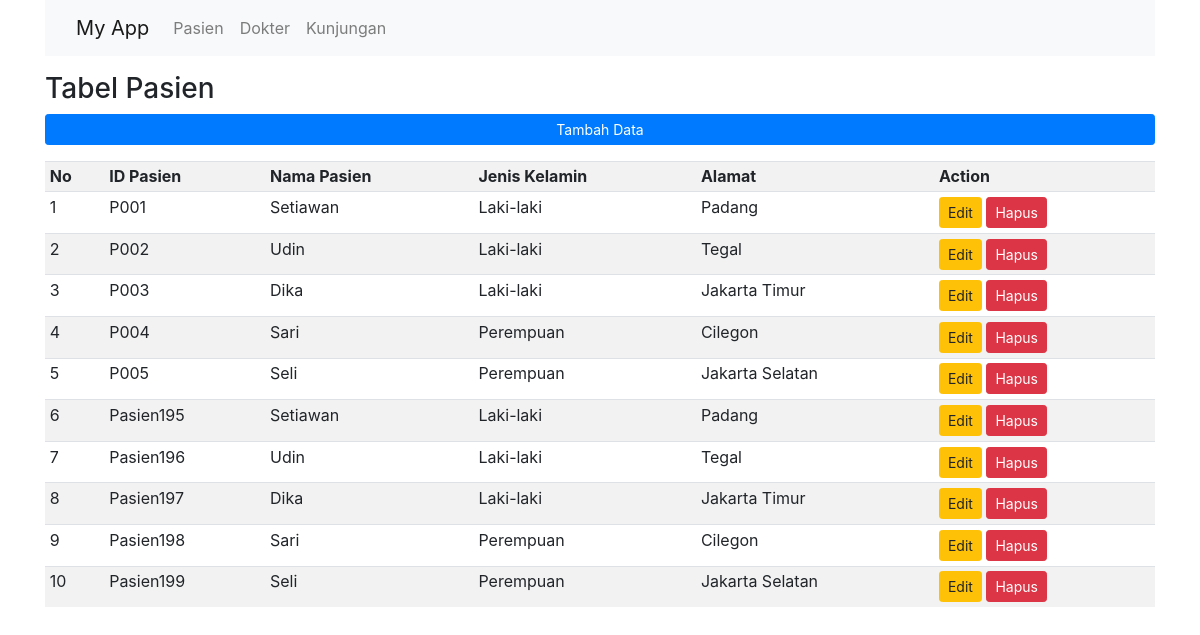
Page /controller_pasien.php on the committed database.
### tables this page shows
CREATE TABLE `pasien` (
  `idPasien` varchar(50) NOT NULL,
  `nmPasien` varchar(50) NOT NULL,
  `jk` char(15) NOT NULL,
  `alamat` varchar(255) NOT NULL
);

### controller_pasien.php (called while the page is built)
<?php
include 'model_pasien.php';
$isiTabelPasien = getTabelPasien();
include 'view_pasien.php';

### model_pasien.php (called while the page is built)
<?php
function koneksi() {
    $dbhost = "localhost";
    $dbuser = "root";
    $dbpass = "";
    $dbname = "rumah_sakit";
    return mysqli_connect($dbhost, $dbuser, $dbpass, $dbname);
}
function getTabelPasien() {
    $link = koneksi();
    $query = "SELECT * FROM pasien";
    $result = mysqli_query($link, $query);
    $hasil = mysqli_fetch_all($result, MYSQLI_ASSOC);
    return $hasil;
}
?>

### view_pasien.php (the view, shortened to what this page needs)
<html>
<head>
   <link rel="stylesheet" href="https://cdn.jsdelivr.net/npm/bootstrap@4.1.3/dist/css/bootstrap.min.css"
>
</head>
<body>
   <div class="container">
       <nav class="navbar navbar-expand-lg navbar-light bg-light">
           <div class="container-fluid">
               <a href="pasien.php" class="navbar-brand">My App</a>
               <div class="collapse navbar-collapse" id="navbarSupportedContent">
                   <ul class="navbar-nav me-auto mb-2 mb-lg-0">
                       <li class="nav-item">
                           <a href="index.php" class="nav-link" aria-current="page">Pasien</a>
                       </li>
                       <li class="nav-item">
                           <a href="controller_dokter.php" class="nav-link" aria-current="page">Dokter</a>
                       </li>
                       <li class="nav-item">
                           <a href="controller_kunjungan.php" class="nav-link" aria-current="page">Kunjungan</a>
                       </li>
                   </ul>
               </div>
           </div>
       </nav>
       <div class="row mt-3">
           <div class="col-sm">
               <h3>Tabel Pasien</h3>
           </div>
       </div>
       <div class="row">
           <div class="col">
               <a href="tambahpasien.php" class="btn btn-primary btn-sm d-flex justify-content-center">Tambah Data</a>
           </div>
       </div>
       <div class="row mt-3">
           <div class="col">
               <table class="table table-striped table-hover table-sm">
                   <tr>
                       <th>No</th>
                       <th>ID Pasien</th>
                       <th>Nama Pasien</th>
                       <th>Jenis Kelamin</th>
                       <th>Alamat</th>
                       <th>Action</th>
                   </tr>
                   <?php
                   $no = 1;
                   foreach ($isiTabelPasien as $data) {
                   ?>
                       <tr>
                           <td><?= $no++; ?></td>
                           <td><?= $data['idPasien']; ?></td>
                           <td><?= $data['nmPasien']; ?></td>
                           <td><?= $data['jk']; ?></td>
                           <td><?= $data['alamat']; ?></td>
                           <td>
                               <a href="editpasien.php?edit=<?= $data['idPasien']; ?>" class="btn btn-warning btn-sm">Edit</a>
                               <a href="koneksi.php?idPasien=<?= $data['idPasien']; ?>" class="btn btn-danger btn-sm">Hapus</a>
                           </td>
                       </tr>
                   <?php } ?>
               </table>
           </div>
       </div>
   </div>
</body>
</html>

### rows in the picture
pasien: idPasien "P001", nmPasien "Setiawan", jk "Laki-laki", alamat "Padang"
pasien: idPasien "P002", nmPasien "Udin", jk "Laki-laki", alamat "Tegal"
pasien: idPasien "P003", nmPasien "Dika", jk "Laki-laki", alamat "Jakarta Timur"
pasien: idPasien "P004", nmPasien "Sari", jk "Perempuan", alamat "Cilegon"
pasien: idPasien "P005", nmPasien "Seli", jk "Perempuan", alamat "Jakarta Selatan"
pasien: idPasien "Pasien195", nmPasien "Setiawan", jk "Laki-laki", alamat "Padang"
pasien: idPasien "Pasien196", nmPasien "Udin", jk "Laki-laki", alamat "Tegal"
pasien: idPasien "Pasien197", nmPasien "Dika", jk "Laki-laki", alamat "Jakarta Timur"
pasien: idPasien "Pasien198", nmPasien "Sari", jk "Perempuan", alamat "Cilegon"
pasien: idPasien "Pasien199", nmPasien "Seli", jk "Perempuan", alamat "Jakarta Selatan"
